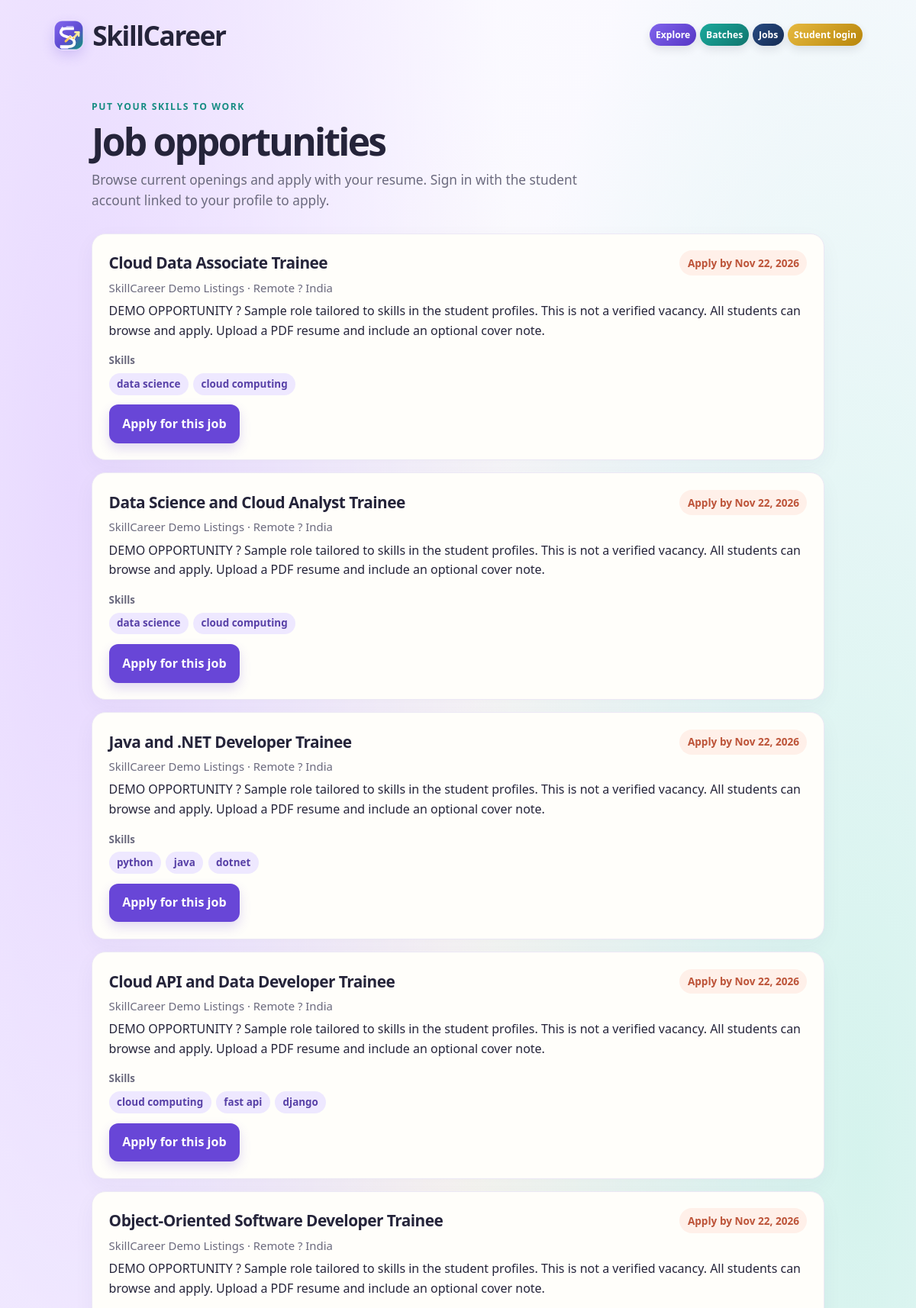
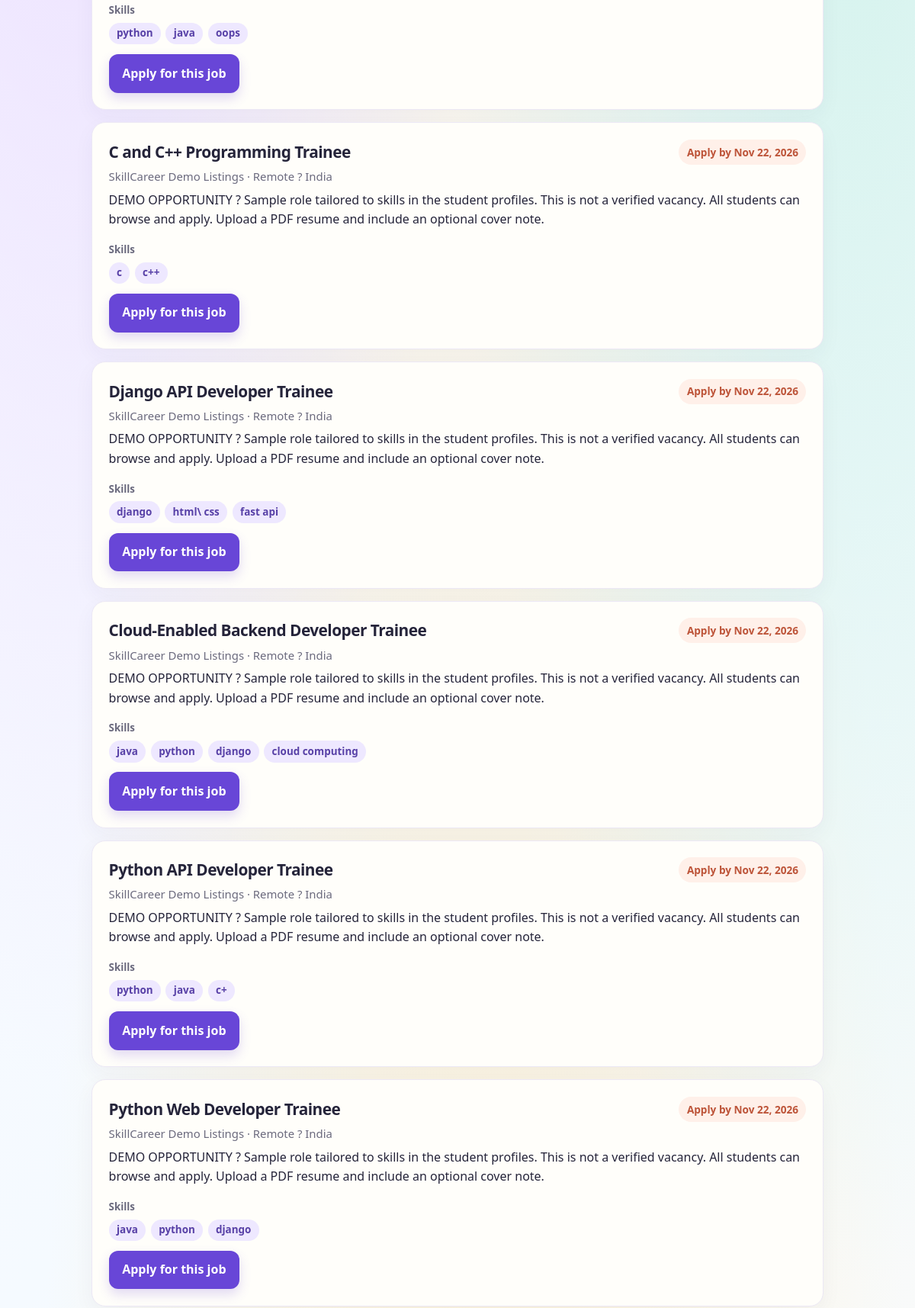
Screenshot of /jobs/ (upper part) with the database file from the repository (2 pictures, top to bottom).
### matching/models.py (models this page shows, shortened)
class Job(models.Model):
    title = models.CharField(max_length=150)
    company = models.CharField(max_length=150)
    location = models.CharField(max_length=150, blank=True)
    description = models.TextField()
    required_skills = models.CharField(
        max_length=500,
        blank=True,
        help_text="Comma-separated skills used to recommend this job.",
    )
    application_deadline = models.DateField(default=default_job_deadline)
    is_active = models.BooleanField(default=True)
    created_at = models.DateTimeField(auto_now_add=True)
    renewed_from = models.OneToOneField(
        "self",
        on_delete=models.SET_NULL,
        related_name="renewed_job",
        null=True,
        blank=True,
    )
    class Meta:
        ordering = ["-created_at", "title"]
    @property
    def is_open(self):
        return self.is_active and self.application_deadline >= timezone.localdate()

### matching/views.py (the view)
# urls.py: path("jobs/", views.job_list, name="job-list"),
def job_list(request, student_id=None):
    jobs = [job for job in Job.objects.filter(is_active=True) if job.is_open]
    student = None
    if request.user.is_authenticated:
        student = Student.objects.filter(user=request.user).first()
    skill_profile = (
        _get_student(student_id)
        if student_id is not None
        else student
    )
    for job in jobs:
        job.required_skill_list = [
            skill.strip().casefold()
            for skill in job.required_skills.split(",")
            if skill.strip()
        ]
        student_skills = (
            {
                skill.strip().casefold()
                for skill in skill_profile.teach_skills
                if skill.strip()
            }
            if skill_profile
            else set()
        )
        job.matched_skills = (
            sorted(student_skills & set(job.required_skill_list))
        )
        job.already_applied = (
            student is not None
            and JobApplication.objects.filter(student=student, job=job).exists()
        )
    if student_id is not None:
        jobs = [job for job in jobs if job.matched_skills]
    jobs.sort(key=lambda job: (-len(job.matched_skills), -job.pk))
    return render(
        request,
        "matching/jobs.html",
        {
            "jobs": jobs,
            "student": student,
            "skill_profile": skill_profile,
            "show_matching_jobs": student_id is not None,
        },
    )

### matching/templates/matching/jobs.html (shortened to what this page needs)
{% extends "matching/base.html" %}
{% block content %}
<p class="eyebrow">Put your skills to work</p>
<h1>Job opportunities</h1>
{% if show_matching_jobs %}
    <p class="page-intro">Open jobs matching {{ skill_profile.name }}’s skills you can teach.</p>
{% else %}
<p class="page-intro">Browse current openings and apply with your resume. Sign in with the student account linked to your profile to apply.</p>
{% endif %}
{% for job in jobs %}
    <section class="card">
        <div class="card-top">
            <div>
                <h2>{{ job.title }}</h2>
                <p class="email">{{ job.company }}{% if job.location %} · {{ job.location }}{% endif %}</p>
            </div>
            {% if job.application_deadline %}
                <span class="match-score">Apply by {{ job.application_deadline|date:"M j, Y" }}</span>
            {% endif %}
        </div>
        <p>{{ job.description|linebreaksbr }}</p>
        {% if job.required_skill_list %}
            <div class="skill-row">
                <span class="skill-label">Skills</span>
                <div class="skill-list">
                    {% for skill in job.required_skill_list %}
                        <span class="skill{% if skill in job.matched_skills %} skill-learn{% endif %}">{{ skill }}</span>
                    {% endfor %}
                </div>
            </div>
        {% endif %}
        {% if job.already_applied %}
            <span class="application-status">Application submitted</span>
        {% elif request.user.is_authenticated and not student %}
            <span class="application-status">Ask an administrator to link your account to a student profile.</span>
        {% else %}
            <a class="button" href="{% url 'apply-for-job' job.id %}">Apply for this job</a>
        {% endif %}
    </section>
{% endfor %}
{% endblock %}

### templates/matching/base.html (style rules this page uses)
:root { color-scheme: light; --ink: #25243a; --muted: #6b6a7e; --purple: #6846d7; --purple-dark: #5031b5; --teal: #168c83; --coral: #e87961; --paper: #fffefa; --line: #ece8f5; }
* { box-sizing: border-box; }
body { min-height: 100vh; margin: 0; background: radial-gradient(ellipse at 8% 12%, #e8d9ff 0, transparent 36rem), radial-gradient(ellipse at 94% 28%, #d5f3ed 0, transparent 34rem), radial-gradient(ellipse at 52% 100%, #fff0cf 0, transparent 38rem), linear-gradient(135deg, #fcf9ff 0%, #f5faff 52%, #fffaf1 100%); color: var(--ink); font: 16px/1.6 system-ui, -apple-system, BlinkMacSystemFont, "Segoe UI", sans-serif; }
a { color: var(--purple-dark); text-decoration: none; }
h1, h2, p { margin-top: 0; }
h1 { margin-bottom: .5rem; font-size: clamp(2rem, 5vw, 3.1rem); line-height: 1.12; letter-spacing: -.055em; }
h2 { margin-bottom: .25rem; font-size: 1.3rem; letter-spacing: -.025em; }
.eyebrow { margin-bottom: .55rem; color: var(--teal); font-size: .76rem; font-weight: 800; letter-spacing: .13em; text-transform: uppercase; }
.page-intro { max-width: 680px; margin-bottom: 1.8rem; color: var(--muted); font-size: 1.08rem; }
.button, button { display: inline-flex; align-items: center; justify-content: center; gap: .5rem; border: 0; border-radius: 12px; background: var(--purple); box-shadow: 0 7px 15px #6846d733; padding: .78rem 1.1rem; color: white; font: inherit; font-weight: 750; cursor: pointer; transition: transform .18s ease, background .18s ease, box-shadow .18s ease; }
.card { margin: 1rem 0; padding: 1.35rem; border: 1px solid var(--line); border-radius: 18px; background: var(--paper); box-shadow: 0 9px 28px #30235b0b; transition: transform .18s ease, box-shadow .18s ease; }
.card-top { position: relative; display: flex; align-items: flex-start; justify-content: space-between; gap: 1rem; }
.email { margin: .15rem 0 .35rem; color: var(--muted); font-size: .93rem; }
.skill-row { margin: .8rem 0; }
.skill-label { display: block; margin-bottom: .35rem; color: var(--muted); font-size: .83rem; font-weight: 700; }
.skill-list { display: flex; flex-wrap: wrap; gap: .4rem; }
.skill { display: inline-block; padding: .22rem .65rem; border-radius: 999px; background: #eee8ff; color: #5841a7; font-size: .84rem; font-weight: 650; }
.match-score { flex: 0 0 auto; padding: .35rem .65rem; border-radius: 999px; background: #fff0e9; color: #bd5439; font-size: .85rem; font-weight: 800; }

### rows the page displays
Job: title "Cloud Data Associate Trainee", company "SkillCareer Demo Listings", location "Remote ? India", application_deadline "Nov 22, 2026", description "DEMO OPPORTUNITY ? Sample role tailored to skills in the student profiles. This is not a verified vacancy. All students can browse and apply. Upload a PDF resume and include an optional cover note.", required_skill_list "data science" "cloud computing", shows "Apply for this job"
Job: title "Data Science and Cloud Analyst Trainee", company "SkillCareer Demo Listings", location "Remote ? India", application_deadline "Nov 22, 2026", description "DEMO OPPORTUNITY ? Sample role tailored to skills in the student profiles. This is not a verified vacancy. All students can browse and apply. Upload a PDF resume and include an optional cover note.", required_skill_list "data science" "cloud computing", shows "Apply for this job"
Job: title "Java and .NET Developer Trainee", company "SkillCareer Demo Listings", location "Remote ? India", application_deadline "Nov 22, 2026", description "DEMO OPPORTUNITY ? Sample role tailored to skills in the student profiles. This is not a verified vacancy. All students can browse and apply. Upload a PDF resume and include an optional cover note.", required_skill_list "python" "java" "dotnet", shows "Apply for this job"
Job: title "Cloud API and Data Developer Trainee", company "SkillCareer Demo Listings", location "Remote ? India", application_deadline "Nov 22, 2026", description "DEMO OPPORTUNITY ? Sample role tailored to skills in the student profiles. This is not a verified vacancy. All students can browse and apply. Upload a PDF resume and include an optional cover note.", required_skill_list "cloud computing" "fast api" "django", shows "Apply for this job"
Job: title "Object-Oriented Software Developer Trainee", company "SkillCareer Demo Listings", location "Remote ? India", application_deadline "Nov 22, 2026", description "DEMO OPPORTUNITY ? Sample role tailored to skills in the student profiles. This is not a verified vacancy. All students can browse and apply. Upload a PDF resume and include an optional cover note.", required_skill_list "python" "java" "oops", shows "Apply for this job"
Job: title "C and C++ Programming Trainee", company "SkillCareer Demo Listings", location "Remote ? India", application_deadline "Nov 22, 2026", description "DEMO OPPORTUNITY ? Sample role tailored to skills in the student profiles. This is not a verified vacancy. All students can browse and apply. Upload a PDF resume and include an optional cover note.", required_skill_list "c" "c++", shows "Apply for this job"
Job: title "Django API Developer Trainee", company "SkillCareer Demo Listings", location "Remote ? India", application_deadline "Nov 22, 2026", description "DEMO OPPORTUNITY ? Sample role tailored to skills in the student profiles. This is not a verified vacancy. All students can browse and apply. Upload a PDF resume and include an optional cover note.", required_skill_list "django" "html\\ css" "fast api", shows "Apply for this job"
Job: title "Cloud-Enabled Backend Developer Trainee", company "SkillCareer Demo Listings", location "Remote ? India", application_deadline "Nov 22, 2026", description "DEMO OPPORTUNITY ? Sample role tailored to skills in the student profiles. This is not a verified vacancy. All students can browse and apply. Upload a PDF resume and include an optional cover note.", required_skill_list "java" "python" "django" "cloud computing", shows "Apply for this job"
Job: title "Python API Developer Trainee", company "SkillCareer Demo Listings", location "Remote ? India", application_deadline "Nov 22, 2026", description "DEMO OPPORTUNITY ? Sample role tailored to skills in the student profiles. This is not a verified vacancy. All students can browse and apply. Upload a PDF resume and include an optional cover note.", required_skill_list "python" "java" "c+", shows "Apply for this job"
Job: title "Python Web Developer Trainee", company "SkillCareer Demo Listings", location "Remote ? India", application_deadline "Nov 22, 2026", description "DEMO OPPORTUNITY ? Sample role tailored to skills in the student profiles. This is not a verified vacancy. All students can browse and apply. Upload a PDF resume and include an optional cover note.", required_skill_list "java" "python" "django", shows "Apply for this job"
